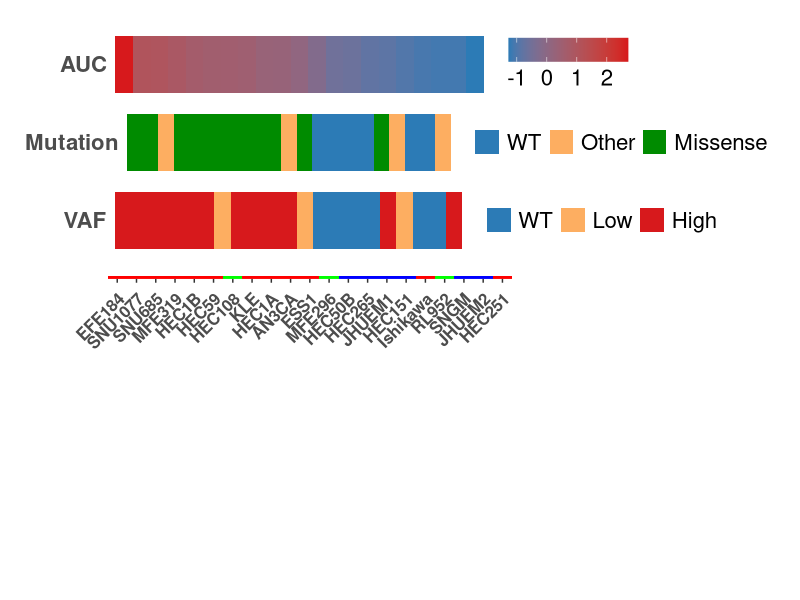

The R script that drew this image:
#Load required packages
library(readxl)
library(openxlsx)
library(RColorBrewer)
library(tidyverse)
library(grid)

#Heatmaps for endometrial cell line AUC, Mutation, and VAF (Figure 1A)
##Read in excel file with data for 23 CCLE endometrial cancer cell lines and keep only necessary columns
endometrial <- read_xlsx("FSCNA versus AUC Cells -- Annotated for AF.xlsx", 1)
endometrial <- endometrial[, c(2, 8, 14:16)]

##Order cell line table by radiation AUC and change some column and cell line names
endometrial_order <- endometrial[order(endometrial$AUC),]
names(endometrial_order)[4] <- "Mutation_Type"
names(endometrial_order)[5] <- "Protein_Change"
names(endometrial_order)[1] <- "Cell_Line"
endometrial_order$Cell_Line[endometrial_order$Cell_Line == "IshikawaHeraklio02ER"] <- "Ishikawa"

##Categorize mutation types under 3 main categories (WT, Missense, Other)
endometrial_order$Mutation_Type[endometrial_order$Mutation_Type == "X" | endometrial_order$Mutation_Type == "x"] <- "WT"
endometrial_order$Mutation_Type[endometrial_order$Mutation_Type == "Missense/Nonsense" |
                                endometrial_order$Mutation_Type == "Missense/Fsdel" | endometrial_order$Mutation_Type == "Mis/Mis" | 
                                endometrial_order$Mutation_Type == "Misense"] <- "Missense"
endometrial_order$Mutation_Type[endometrial_order$Mutation_Type == "Non/Miss" | 
                                endometrial_order$Mutation_Type == "Nonsense" | 
                                endometrial_order$Mutation_Type == "Splice Site" | 
                                endometrial_order$Mutation_Type == "Deletion" ] <- "Other"

##Drop cell lines with no reported allelic frequency
endometrial_order$AF[endometrial_order$AF == "NA"] <- NA
endometrial_order <- drop_na(endometrial_order, AF)

##For cell lines with multiple mutations, take highest allelic frequency
endometrial_order$AF[endometrial_order$AF == "0.53/0.47"] <- "0.53"
endometrial_order$AF[endometrial_order$AF == "0.43/0.88"] <- "0.88"                     
endometrial_order$AF[endometrial_order$AF == "0.5/0.5"] <- "0.5"
endometrial_order$AF[endometrial_order$AF == "0.53/0.5"] <- "0.53"                     
endometrial_order$AF[endometrial_order$AF == "0.61/0.34"] <- "0.61"

##Convert allelic frequency to numeric
endometrial_order$AF <- as.numeric(endometrial_order$AF)

##Create new categorical column for VAF based on allelic frequencies 
endometrial_order <- within(endometrial_order, {
                            VAF <- NA
                            VAF[AF == 0.00] <- "WT"
                            VAF[AF <= 0.50 & AF != 0.00] <- "Low"
                            VAF[AF > 0.50] <- "High"
})  

##Convert both VAF and Mutation Type to ordered factors
endometrial_order$VAF <- factor(endometrial_order$VAF, levels= c("WT", "Low", "High"))
endometrial_order$Mutation_Type <- factor(endometrial_order$Mutation_Type, levels= c("WT", "Other", "Missense"))

##Scale AUC values with z-score for heatmap
endometrial_order$AUC <- scale(endometrial_order$AUC)  

##Create new columns for AUC, VAF, and Mutation labels
endometrial_order[,7] <- "AUC"
endometrial_order[,8] <- "VAF"
endometrial_order[,9] <- "Mutation"

##Obtain min and max AUC values for heatmap later
minAUC <- min(endometrial_order$AUC)
maxAUC <- max(endometrial_order$AUC)


##AUC heatmap with colorblind friendly colors
AUC <- ggplot(endometrial_order, aes(x= reorder(Cell_Line, -AUC), y= ...7)) +
  geom_tile(aes(fill= AUC)) + scale_fill_gradientn(limits= c(minAUC, maxAUC), colours= c("#2c7bb6", "#d7191c")) +
  theme_classic() + theme(axis.title.y = element_blank(), axis.title.x= element_blank(), axis.ticks.y = element_blank(), axis.text.x = element_blank(), axis.ticks.x = element_blank(), axis.text.y = element_text(size= 16, face= "bold")) +
  theme(axis.line.x = element_blank(), axis.line.y = element_blank()) + theme(legend.title = element_blank(), legend.direction = "horizontal", legend.text = element_text(size= 16)) + theme(plot.margin = unit(c(0,0,0,2), "mm"))

##VAF heatmap with colorblind friendly colors
VAF <- ggplot(endometrial_order, aes(x= reorder(Cell_Line, -AUC), y= ...8)) + 
  geom_tile(aes(fill= VAF)) + scale_fill_manual(values= c("#2c7bb6", "#fdae61", "#d7191c")) + theme_classic() + theme(axis.title.y = element_blank(), axis.title.x= element_blank(), axis.ticks.y = element_blank(), axis.text.y = element_text(size= 16, face= "bold")) +
  theme(axis.text.x= element_blank(), axis.ticks.x= element_blank()) + theme(axis.line.x = element_blank(), axis.line.y = element_blank()) + theme(legend.title = element_blank(), legend.direction = "horizontal", legend.text = element_text(size= 16)) + theme(plot.margin = unit(c(0,0,0,2), "mm"))

##Generate second VAF heatmap solely for cell line labels, as combining caused labels to disappear in original
VAF2 <- ggplot(endometrial_order, aes(x= reorder(Cell_Line, -AUC), y= ...8)) + 
  geom_tile(aes(fill= VAF)) + scale_fill_manual(values= c("blue", "green", "red")) + theme_classic() + theme(axis.title.y = element_blank(), axis.text.y= element_blank(), axis.title.x= element_blank(), axis.ticks.y = element_blank()) +
  theme(axis.text.x = element_text(angle= 45, size= 12, face= "bold", hjust= 1, vjust= 0.9)) + theme(axis.line.x = element_blank(), axis.line.y = element_blank()) + theme(legend.position = "none") + theme(plot.margin = unit(c(0,0,0,2), "mm"))

##Mutation heatmap with colorblind friendly colors
Mutation <- ggplot(endometrial_order, aes(x= reorder(Cell_Line, -AUC), y= ...9)) + 
  geom_tile(aes(fill= Mutation_Type)) + scale_fill_manual(values= c("#2c7bb6", "#fdae61", "green4")) + theme_classic() + theme(axis.title.y = element_blank(), axis.title.x= element_blank(), axis.ticks.y = element_blank(), axis.text.x = element_blank(), axis.ticks.x = element_blank()) +
  theme(axis.line.x = element_blank(), axis.line.y = element_blank()) + theme(axis.text.y= element_text(size= 16, face= "bold"), legend.title = element_blank(), legend.direction = "horizontal", legend.text = element_text(size= 16)) + theme(plot.margin = unit(c(0,0,0,2), "mm"))

##Combine all graphs and save as jpeg file
jpeg("Cell line heatmap, AUC vs Mutation vs VAF.jpeg", width= 1200, units= "px", res= 120)
grid.newpage()
print(VAF, vp = viewport(x = 0.4875, y = 0.63, width = 0.836, height = 0.12))
print(VAF2, vp = viewport(x = 0.38, y = 0.48, width = 0.525, height = 0.12))
print(AUC, vp = viewport(x = 0.43, y = 0.89, width = 0.73, height = 0.12))
print(Mutation, vp = viewport(x = 0.495, y = 0.76, width = 0.947, height = 0.12))

dev.off()




















